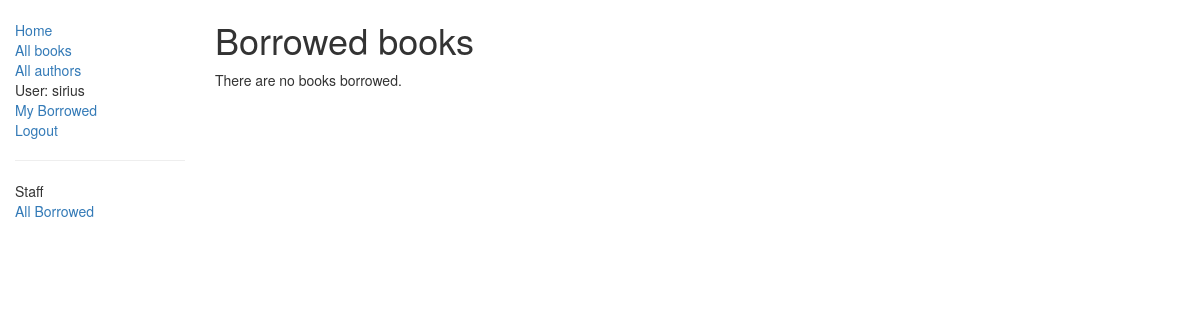
Page /catalog/mybooks/ (signed in) on the earlier database version.
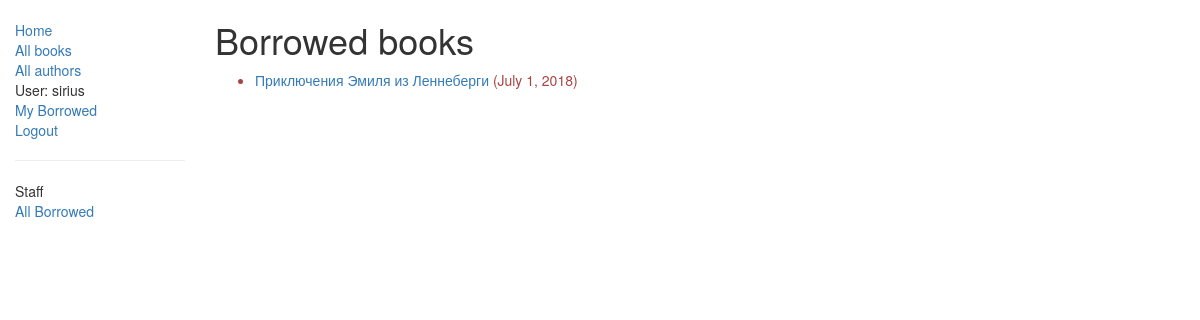
Same page on the later database version.
### catalog/models.py (models this page shows, shortened)
class BookInstance(models.Model):
    id = models.UUIDField(primary_key=True, default=uuid.uuid4, help_text="Unique ID for this particular book across whole library")
    book = models.ForeignKey('Book', on_delete=models.SET_NULL, null=True)
    imprint = models.CharField(max_length=200)
    due_back = models.DateField(null=True, blank=True)
    LOAN_STATUS = (
        ('m', 'Maintenance'),
        ('o', 'On loan'),
        ('a', 'Available'),
        ('r', 'Reserved'),
    )
    status = models.CharField(max_length=1, choices=LOAN_STATUS, blank=True, default='d', help_text='Book availability')
    borrower = models.ForeignKey(User, on_delete=models.SET_NULL, null=True, blank=True)
    class Meta:
        ordering = ["due_back"]
        permissions = (("can_mark_returned", "Set book as returned"),)
    def display_book(self):
        """
        Creates a string for the Book. This is required to display book in Admin.
        """
        return str(self.book.title)
    display_book.short_description = 'Book'
    @property
    def is_overdue(self):
        if self.due_back and date.today() > self.due_back:
            return True
        return False

class Book(models.Model):
    title = models.CharField(max_length=200)
    author = models.ForeignKey('Author', on_delete=models.SET_NULL, null=True)
    summary = models.TextField(max_length=1000, help_text="Enter a brief description of the book")
    isbn = models.CharField('ISBN',max_length=13, help_text='13 Character <a href="https://www.isbn-international.org/content/what-isbn">ISBN number</a>')
    genre = models.ManyToManyField(Genre, help_text="Select a genre for this book")
    language = models.ForeignKey('Language', on_delete=models.SET_NULL, null=True)
    def display_genre(self):
        """
        Creates a string for the Genre. This is required to display genre in Admin.
        """
        return ', '.join([genre.name for genre in self.genre.all()[:3] ])
    display_genre.short_description = 'Genre'

### catalog/views.py (the view)
class LoanedBooksByUserListView(LoginRequiredMixin,generic.ListView):
    model = BookInstance
    template_name ='catalog/bookinstance_list_borrowed_user.html'
    paginate_by = 10
    def get_queryset(self):
        return BookInstance.objects.filter(borrower=self.request.user).filter(status__exact='o').order_by('due_back')

### catalog/templates/catalog/bookinstance_list_borrowed_user.html
{% extends "base_generic.html" %}
{% block content %}
    <h1>Borrowed books</h1>
    {% if bookinstance_list %}
    <ul>
    {% for bookinst in bookinstance_list %}
        <li class="{% if bookinst.is_overdue %}text-danger{% endif %}">
        <a href="{% url 'book-detail' bookinst.book.pk %}">{{bookinst.book.title}}</a> ({{ bookinst.due_back }})
        </li>
    {% endfor %}
    </ul>
    {% else %}
        <p>There are no books borrowed.</p>
    {% endif %}
{% endblock %}

Differences in the rows shown:
now on this page (row edited): BookInstance: book "Приключения Эмиля из Леннеберги", due_back "July 1, 2018"
Other differences:
text no longer shown: "There are no books borrowed."
